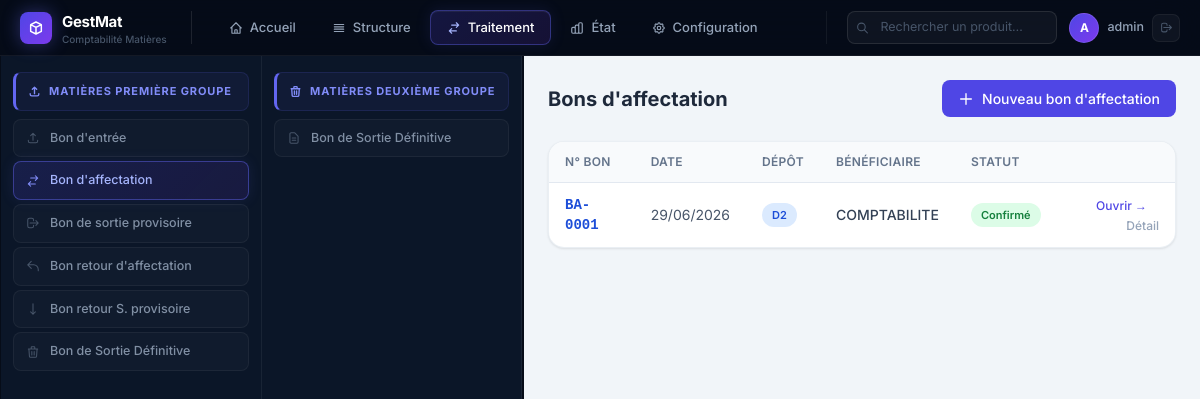
/bons-affectation/ (signed in), run on the app's committed database.
### matieres/models.py (models this page shows, shortened)
class BonAffectation(models.Model):
    num_bon = models.IntegerField(verbose_name="N° Bon")
    date_affectation = models.DateField(null=True, blank=True, verbose_name="Date d'affectation")
    annee_creation = models.IntegerField(null=True, blank=True, verbose_name="Année")
    depot = models.ForeignKey(Depot, on_delete=models.SET_NULL, null=True, blank=True, verbose_name="Dépôt source")
    depot_destination = models.ForeignKey(
        Depot, on_delete=models.SET_NULL, null=True, blank=True,
        related_name='affectations_destination', verbose_name="Dépôt destination"
    )
    beneficiaire = models.ForeignKey(
        Beneficiaire, on_delete=models.SET_NULL, null=True, blank=True, verbose_name="Bénéficiaire"
    )
    valide = models.BooleanField(default=False, verbose_name="Validé")
    observation = models.TextField(blank=True, verbose_name="Observation")
    class Meta:
        verbose_name = "Bon d'affectation"
        verbose_name_plural = "Bons d'affectation"
        ordering = ['-date_affectation', '-num_bon']

class Depot(models.Model):
    code = models.CharField(max_length=20, unique=True, verbose_name="Code dépôt")
    class Meta:
        verbose_name = "Dépôt"
        verbose_name_plural = "Dépôts"
        ordering = ['code']
    def __str__(self):
        return self.code

class Beneficiaire(models.Model):
    nom = models.CharField(max_length=100, verbose_name="Bénéficiaire")
    responsable = models.CharField(max_length=100, blank=True, verbose_name="Responsable")
    class Meta:
        verbose_name = "Bénéficiaire"
        verbose_name_plural = "Bénéficiaires"
        ordering = ['nom']
    def __str__(self):
        return self.nom

### matieres/views.py (the view)
# urls.py: path('bons-affectation/', views.bons_affectation_list, name='bons_affectation_list'),
@login_required
def bons_affectation_list(request):
    bons = BonAffectation.objects.select_related('depot', 'beneficiaire').order_by('-date_affectation', '-num_bon')
    context = {
        'page_title': "Bons d'affectation",
        'bons': bons,
        'nb_non_valides': bons.filter(valide=False).count(),
    }
    return render(request, 'bons/affectation_list.html', context)

### templates/bons/affectation_list.html (shortened to what this page needs)
{% extends 'base.html' %}
{% block content %}
<div class="flex items-center justify-between mb-6">
  <div>
    <h2 class="text-xl font-bold text-slate-800">Bons d'affectation</h2>
  </div>
  <a href="{% url 'matieres:bon_affectation_create' %}" class="btn-primary">
    <svg class="w-4 h-4" fill="none" stroke="currentColor" viewBox="0 0 24 24"><path stroke-linecap="round" stroke-linejoin="round" stroke-width="2" d="M12 4v16m8-8H4"/></svg>
    Nouveau bon d'affectation
  </a>
</div>
<div class="card p-0 overflow-hidden">
  <div class="overflow-x-auto">
    <table class="w-full text-sm">
      <thead class="bg-slate-50 border-b border-slate-200">
        <tr>
          <th class="text-left px-4 py-3 text-xs font-semibold text-slate-500 uppercase tracking-wide">N° Bon</th>
          <th class="text-left px-4 py-3 text-xs font-semibold text-slate-500 uppercase tracking-wide">Date</th>
          <th class="text-left px-4 py-3 text-xs font-semibold text-slate-500 uppercase tracking-wide">Dépôt</th>
          <th class="text-left px-4 py-3 text-xs font-semibold text-slate-500 uppercase tracking-wide">Bénéficiaire</th>
          <th class="text-left px-4 py-3 text-xs font-semibold text-slate-500 uppercase tracking-wide">Statut</th>
          <th class="px-4 py-3"></th>
        </tr>
      </thead>
      <tbody class="divide-y divide-slate-100">
        {% for bon in bons %}
        <tr class="hover:bg-slate-50">
          <td class="px-4 py-3 font-mono font-bold text-blue-700">BA-{{ bon.num_bon|stringformat:"04d" }}</td>
          <td class="px-4 py-3 text-slate-600">{{ bon.date_affectation|date:"d/m/Y"|default:"—" }}</td>
          <td class="px-4 py-3"><span class="badge-info">{{ bon.depot|default:"—" }}</span></td>
          <td class="px-4 py-3 text-slate-700 font-medium">{{ bon.beneficiaire|default:"—" }}</td>
          <td class="px-4 py-3">
            {% if bon.valide %}<span class="badge-success">Confirmé</span>{% else %}<span class="badge-warning">En attente</span>{% endif %}
          </td>
          <td class="px-4 py-3 text-right">
            <a href="{% url 'matieres:bon_affectation_update' bon.pk %}" class="text-primary-600 hover:text-primary-800 font-medium text-xs mr-3">Ouvrir →</a>
            <a href="{% url 'matieres:bon_affectation_detail' bon.pk %}" class="text-slate-400 hover:text-slate-600 font-medium text-xs">Détail</a>
          </td>
        </tr>
        {% empty %}
        <tr><td colspan="6" class="px-4 py-12 text-center text-slate-400">Aucun bon d'affectation</td></tr>
        {% endfor %}
      </tbody>
    </table>
  </div>
</div>
{% endblock %}

### templates/base.html (shortened to what this page needs)
<!DOCTYPE html>
<html lang="fr" class="h-full">
<head>
  <script src="https://cdn.tailwindcss.com"></script>
</head>
<body>
<header class="topbar">
  <div class="logo-wrap">
    <div class="logo-icon">
      <svg width="16" height="16" fill="none" stroke="#fff" viewBox="0 0 24 24" stroke-width="2.2">
        <path stroke-linecap="round" stroke-linejoin="round" d="M20 7l-8-4-8 4m16 0l-8 4m8-4v10l-8 4m0-10L4 7m8 4v10M4 7v10l8 4"/>
      </svg>
    </div>
    <div>
      <div class="logo-text">GestMat</div>
      <div class="logo-sub">{% if societe %}{{ societe.nom|truncatechars:20 }}{% else %}Comptabilité Matières{% endif %}</div>
    </div>
  </div>
  <nav class="tab-nav" role="tablist">
    <a href="{% url 'matieres:dashboard' %}" class="tab-btn" data-tab="accueil" role="tab">
      <svg width="14" height="14" fill="none" stroke="currentColor" viewBox="0 0 24 24" stroke-width="2">
        <path stroke-linecap="round" stroke-linejoin="round" d="M3 12l2-2m0 0l7-7 7 7M5 10v10a1 1 0 001 1h3m10-11l2 2m-2-2v10a1 1 0 01-1 1h-3m-6 0a1 1 0 001-1v-4a1 1 0 011-1h2a1 1 0 011 1v4a1 1 0 001 1m-6 0h6"/>
      </svg>
      Accueil
    </a>
    <span class="tab-btn" data-tab="structure" role="tab" style="cursor:pointer">
      <svg width="14" height="14" fill="none" stroke="currentColor" viewBox="0 0 24 24" stroke-width="2">
        <path stroke-linecap="round" stroke-linejoin="round" d="M4 6h16M4 10h16M4 14h16M4 18h16"/>
      </svg>
      Structure
    </span>
    <span class="tab-btn" data-tab="traitement" role="tab" style="cursor:pointer">
      <svg width="14" height="14" fill="none" stroke="currentColor" viewBox="0 0 24 24" stroke-width="2">
        <path stroke-linecap="round" stroke-linejoin="round" d="M8 7h12m0 0l-4-4m4 4l-4 4m0 6H4m0 0l4 4m-4-4l4-4"/>
      </svg>
      Traitement
    </span>
    <span class="tab-btn" data-tab="etat" role="tab" style="cursor:pointer">
      État
    </span>
    <span class="tab-btn" data-tab="configuration" role="tab" style="cursor:pointer">
      Configuration
    </span>
  </nav>
  <div class="topbar-right">
    <div class="search-wrap">
      <svg class="search-icon" width="13" height="13" fill="none" stroke="currentColor" viewBox="0 0 24 24" stroke-width="2">
        <path stroke-linecap="round" stroke-linejoin="round" d="M21 21l-6-6m2-5a7 7 0 11-14 0 7 7 0 0114 0"/>
      </svg>
      <input type="text" placeholder="Rechercher un produit…" name="q"
        hx-get="{% url 'matieres:htmx_recherche_produit' %}"
        hx-trigger="keyup changed delay:300ms"
        hx-target="#search-results">
    </div>
    <div class="user-wrap">
      <div class="user-avatar">{{ request.user.username|first|upper }}</div>
      <span class="user-name">{{ request.user.get_full_name|default:request.user.username }}</span>
      <a href="{% url 'logout' %}" class="btn-logout" title="Déconnexion">
        <svg width="13" height="13" fill="none" stroke="currentColor" viewBox="0 0 24 24" stroke-width="2">
          <path stroke-linecap="round" stroke-linejoin="round" d="M17 16l4-4m0 0l-4-4m4 4H7m6 4v1a3 3 0 01-3 3H6a3 3 0 01-3-3V7a3 3 0 013-3h4a3 3 0 013 3v1"/>
        </svg>
      </a>
    </div>
  </div>
</header>
<div class="app-body">
  <aside id="panel-traitement" class="side-panel w-double" role="navigation" aria-label="Traitement">
    <div class="panel-grid-2">
      <div class="panel-col">
        <div class="section-title">
          <svg width="13" height="13" fill="none" stroke="currentColor" viewBox="0 0 24 24" stroke-width="2.5">
            <path stroke-linecap="round" stroke-linejoin="round" d="M4 16v1a3 3 0 003 3h10a3 3 0 003-3v-1m-4-8l-4-4m0 0L8 8m4-4v12"/>
          </svg>
          Matières première groupe
        </div>
        <a href="{% url 'matieres:bons_entree_list' %}"
           class="panel-btn {% if 'entree' in request.resolver_match.url_name %}active{% endif %}">
          <svg width="14" height="14" fill="none" stroke="currentColor" viewBox="0 0 24 24" stroke-width="1.8">
            <path stroke-linecap="round" stroke-linejoin="round" d="M4 16v1a3 3 0 003 3h10a3 3 0 003-3v-1m-4-8l-4-4m0 0L8 8m4-4v12"/>
          </svg>
          Bon d'entrée
        </a>
        <a href="{% url 'matieres:bons_affectation_list' %}"
           class="panel-btn {% if 'affectation' in request.resolver_match.url_name and 'retour' not in request.resolver_match.url_name %}active{% endif %}">
          <svg width="14" height="14" fill="none" stroke="currentColor" viewBox="0 0 24 24" stroke-width="1.8">
            <path stroke-linecap="round" stroke-linejoin="round" d="M8 7h12m0 0l-4-4m4 4l-4 4m0 6H4m0 0l4 4m-4-4l4-4"/>
          </svg>
          Bon d'affectation
        </a>
        <a href="{% url 'matieres:bons_sortie_prov_list' %}"
           class="panel-btn {% if 'sortie_prov' in request.resolver_match.url_name and 'retour' not in request.resolver_match.url_name %}active{% endif %}">
          <svg width="14" height="14" fill="none" stroke="currentColor" viewBox="0 0 24 24" stroke-width="1.8">
            <path stroke-linecap="round" stroke-linejoin="round" d="M17 16l4-4m0 0l-4-4m4 4H7m6 4v1a3 3 0 01-3 3H6a3 3 0 01-3-3V7a3 3 0 013-3h4a3 3 0 013 3v1"/>
          </svg>
          Bon de sortie provisoire
        </a>
        <a href="{% url 'matieres:bons_retour_affectation_list' %}"
           class="panel-btn {% if 'retour_affectation' in request.resolver_match.url_name %}active{% endif %}">
          <svg width="14" height="14" fill="none" stroke="currentColor" viewBox="0 0 24 24" stroke-width="1.8">
            <path stroke-linecap="round" stroke-linejoin="round" d="M3 10h10a8 8 0 018 8v2M3 10l6 6m-6-6l6-6"/>
          </svg>
          Bon retour d'affectation
        </a>
        <a href="{% url 'matieres:bons_retour_sortie_prov_list' %}"
           class="panel-btn {% if 'retour_sortie_prov' in request.resolver_match.url_name %}active{% endif %}">
          <svg width="14" height="14" fill="none" stroke="currentColor" viewBox="0 0 24 24" stroke-width="1.8">
            <path stroke-linecap="round" stroke-linejoin="round" d="M16 17l-4 4m0 0l-4-4m4 4V3"/>
          </svg>
          Bon retour S. provisoire
        </a>
        <a href="{% url 'matieres:bons_sortie_def_list' %}"
           class="panel-btn {% if 'sortie_def' in request.resolver_match.url_name and 'g1' not in request.resolver_match.url_name %}active{% endif %}">
          <svg width="14" height="14" fill="none" stroke="currentColor" viewBox="0 0 24 24" stroke-width="1.8">
            <path stroke-linecap="round" stroke-linejoin="round" d="M19 7l-.867 12.142A2 2 0 0116.138 21H7.862a2 2 0 01-1.995-1.858L5 7m5 4v6m4-6v6m1-10V4a1 1 0 00-1-1h-4a1 1 0 00-1 1v3M4 7h16"/>
          </svg>
          Bon de Sortie Définitive
        </a>
      </div>
      <div class="panel-col">
        <div class="section-title">
          <svg width="13" height="13" fill="none" stroke="currentColor" viewBox="0 0 24 24" stroke-width="2.5">
            <path stroke-linecap="round" stroke-linejoin="round" d="M19 7l-.867 12.142A2 2 0 0116.138 21H7.862a2 2 0 01-1.995-1.858L5 7m5 4v6m4-6v6m1-10V4a1 1 0 00-1-1h-4a1 1 0 00-1 1v3M4 7h16"/>
          </svg>
          Matières deuxième groupe
        </div>
        <a href="{% url 'matieres:bons_sortie_def_g1_list' %}"
           class="panel-btn {% if 'g1' in request.resolver_match.url_name %}active{% endif %}">
          <svg width="14" height="14" fill="none" stroke="currentColor" viewBox="0 0 24 24" stroke-width="1.8">
            <path stroke-linecap="round" stroke-linejoin="round" d="M9 12h6m-6 4h6m2 5H7a2 2 0 01-2-2V5a2 2 0 012-2h5.586a1 1 0 01.707.293l5.414 5.414a1 1 0 01.293.707V19a2 2 0 01-2 2z"/>
          </svg>
          Bon de Sortie Définitive
        </a>
      </div>
    </div>
  </aside>
  <main class="main-area" id="main-content">
    <div class="main-inner">
      {% block content %}{% endblock %}
    </div>
  </main>
</div>
</body>
</html>

### data on the page
BonAffectation: num_bon "0001", date_affectation "29/06/2026", depot "D2", beneficiaire "COMPTABILITE", valide "Confirmé"

### other printed values
{{ request.user.username|first|upper }} "A"
{{ request.user.get_full_name|default:request.user.username }} "admin"
